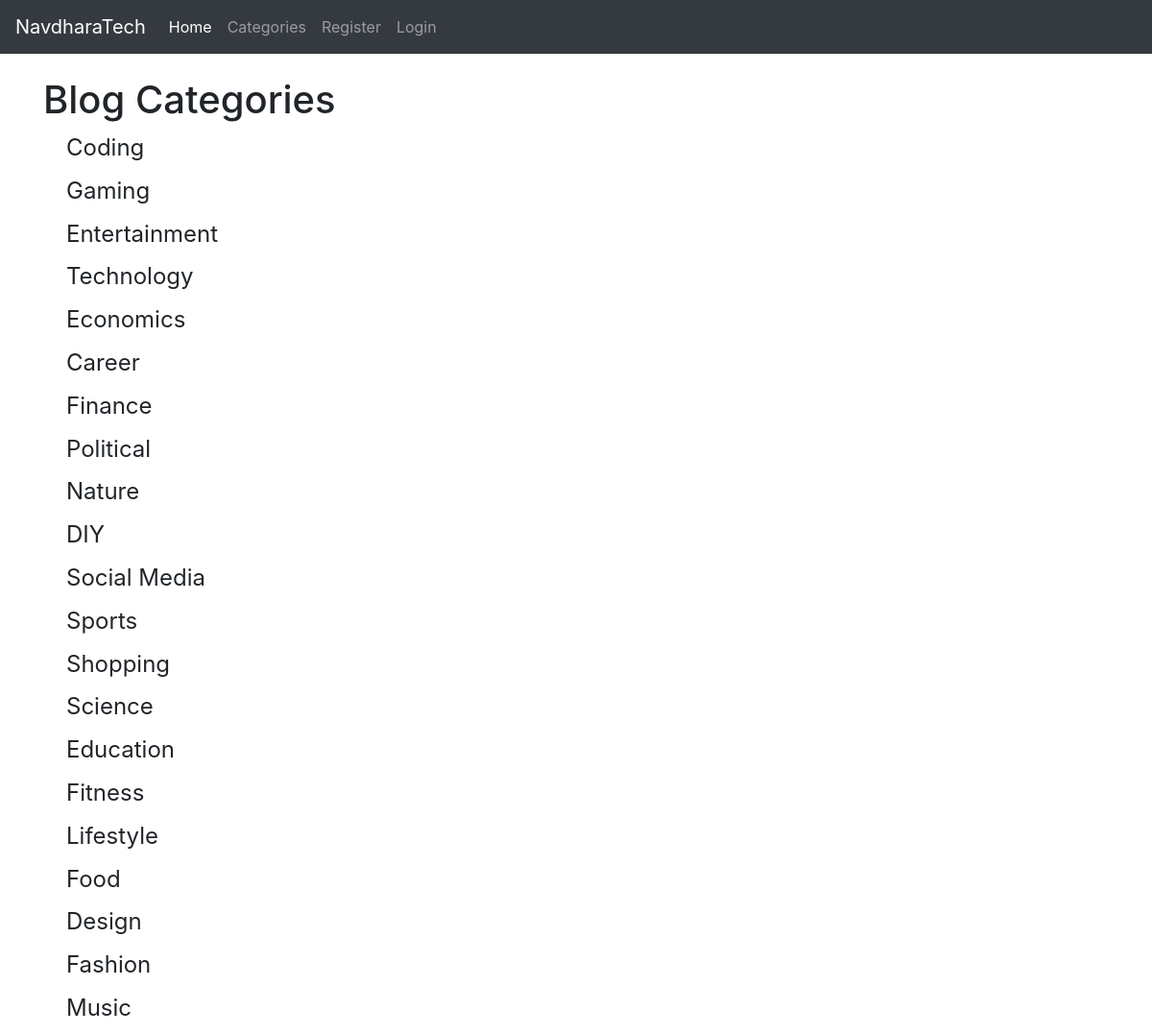
The page /category-list/ on the database its author committed.
### blog/models.py (models this page shows, shortened)
class Category(models.Model):
    name=models.CharField(max_length=255)
    def __str__(self):
        return str(self.name)

### blog/views.py (the view)
# urls.py: path('category-list/',CategoryListView,name='category-list'),
def CategoryListView(request):
    cat_menu_list=Category.objects.all()
    return( render(request,'category_list.html',{'cat_menu_list':cat_menu_list}))

### blog/templates/category_list.html (shortened to what this page needs)
{% extends 'base.html' %}
{% block content %}
<h1>Blog Categories</h1>
{% for item in cat_menu_list %}
    <h4><a class="dropdown-item" href="{% url 'category' item|slugify %}">{{item}}</a></h4>
{% endfor %}
{% endblock %}

### blog/templates/base.html (shortened to what this page needs)
{% load static %}
<!doctype html>
<html lang="en">
  <head>
    <link rel="stylesheet" href="https://cdn.jsdelivr.net/npm/bootstrap@4.5.3/dist/css/bootstrap.min.css">
  </head ><link rel="icon" href="{% static 'blog/images/favicon.ico' %}">
  <body>
    <header class="header sticky-top">
    <nav class="navbar navbar-expand-lg navbar-dark bg-dark" >
        <a class="navbar-brand" href=" ">NavdharaTech</a>
        <div class="collapse navbar-collapse" id="navbarSupportedContent">
          <ul class="navbar-nav mr-auto">
            <li class="nav-item active">
              <a class="nav-link" href="{% url 'home'%}">Home <span class="sr-only">(current)</span></a>
            </li>
            {% if cat_menu %}
            <li class="nav-item dropdown">
              <a class="nav-link dropdown-toggle" href="#" id="navbarDropdown" role="button" data-toggle="dropdown" aria-haspopup="true" aria-expanded="false">
                Categories
              </a>
              <div class="dropdown-menu" aria-labelledby="navbarDropdown">
                {% for item in cat_menu %}
                <a class="dropdown-item" href="{% url 'category' item|slugify %}">{{item}}</a>
                {% endfor %}
              </div>
            </li>
            {% else %}
            <li class="nav-item">
              <a class="nav-link" href="{% url 'category-list' %}">Categories</a>
            </li>
            {% endif %}
            {% if user.is_authenticated %}
            <li class="nav-item">
              <a class="nav-link" href="{% url 'add_post' %}">Add Post</a>
            </li>
            <li class="nav-item">
              <a class="nav-link" href="{% url 'add_category' %}">Add Category</a>
            </li>
            {% else  %}
            <li class="nav-item">
              <a class="nav-link" href="{% url 'register' %}">Register</a>
            </li>
            <li class="nav-item">
              <a class="nav-link" href="{% url 'login' %}">Login</a>
            </li>
            {% endif %}
          </ul>
        </div>
      </nav>
    </header>
      <br/>
      <div class="container">
        {% block content %}
        {% endblock %}
      </div>
  </body>
</html>

### rows shown on the page
Category: name "Coding"
Category: name "Gaming"
Category: name "Entertainment"
Category: name "Technology"
Category: name "Economics"
Category: name "Career"
Category: name "Finance"
Category: name "Political"
Category: name "Nature"
Category: name "DIY"
Category: name "Social Media"
Category: name "Sports"
Category: name "Shopping"
Category: name "Science"
Category: name "Education"
Category: name "Fitness"
Category: name "Lifestyle"
Category: name "Food"
Category: name "Design"
Category: name "Fashion"
Category: name "Music"
